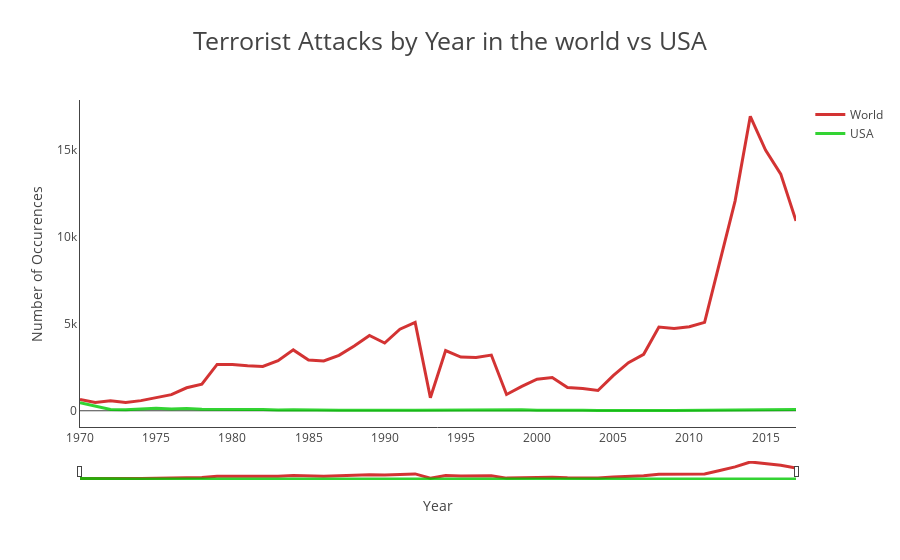

The code cell stored with this chart in its notebook:
### Code cell
# terrorist attacks by year
worldterror_peryear = np.asarray(all_year_df.groupby('iyear').iyear.count())
usaterror_peryear = np.asarray(df_usa.groupby('iyear').iyear.count())

terror_years = np.arange(1970, 2018)

trace1 = go.Scatter(
         x = terror_years,
         y = worldterror_peryear,
        name = 'World',
         mode = 'lines',
         line = dict(
             color = 'rgb(200,0,0)',
             width = 3),
                opacity = 0.8
         )

trace2 = go.Scatter(
         x = terror_years,
         y = usaterror_peryear,
    name='USA',
         mode = 'lines',
         line = dict(
             color = 'rgb(0,200,0)',
             width = 3),
                opacity = 0.8
         )

layout = go.Layout(
         title = 'Terrorist Attacks by Year in the world vs USA',
        titlefont = dict(size = 25),
         xaxis = dict(title='Year',
             rangeslider = dict(thickness = 0.05),
             showline = True,
             showgrid = False
         ),
         yaxis = dict(title='Number of Occurences',
             showline = True,
             showgrid = False)
         )

data = [trace1,trace2]
figure = dict(data = data, layout = layout)
iplot(figure)

### Figure 1 — Plotly figure (JSON) as saved in the notebook; plotly's stock layout.template omitted (floating-point values rounded to 4 significant figures)
{"data": [{"line": {"color": "rgb(200,0,0)", "width": 3}, "mode": "lines", "name": "World", "opacity": 0.8, "type": "scatter", "x": [1970, 1971, 1972, 1973, 1974, 1975, 1976, 1977, 1978, 1979, 1980, 1981, 1982, 1983, 1984, 1985, 1986, 1987, 1988, 1989, 1990, 1991, 1992, 1993, 1994, 1995, 1996, 1997, 1998, 1999, 2000, 2001, 2002, 2003, 2004, 2005, 2006, 2007, 2008, 2009, 2010, 2011, 2012, 2013, 2014, 2015, 2016, 2017], "y": [651, 471, 568, 473, 581, 740, 923, 1319, 1526, 2662, 2662, 2586, 2544, 2870, 3495, 2915, 2860, 3183, 3721, 4324, 3887, 4683, 5071, 747, 3456, 3081, 3058, 3197, 934, 1395, 1814, 1906, 1333, 1278, 1166, 2017, 2758, 3242, 4805, 4721, 4826, 5076, 8522, 12036, 16903, 14965, 13587, 10900]}, {"line": {"color": "rgb(0,200,0)", "width": 3}, "mode": "lines", "name": "USA", "opacity": 0.8, "type": "scatter", "x": [1970, 1971, 1972, 1973, 1974, 1975, 1976, 1977, 1978, 1979, 1980, 1981, 1982, 1983, 1984, 1985, 1986, 1987, 1988, 1989, 1990, 1991, 1992, 1993, 1994, 1995, 1996, 1997, 1998, 1999, 2000, 2001, 2002, 2003, 2004, 2005, 2006, 2007, 2008, 2009, 2010, 2011, 2012, 2013, 2014, 2015, 2016, 2017], "y": [468, 247, 68, 58, 94, 149, 105, 130, 87, 69, 67, 74, 78, 44, 63, 40, 49, 34, 27, 42, 32, 30, 32, 36, 55, 60, 35, 40, 31, 53, 32, 41, 33, 33, 9, 21, 6, 8, 18, 11, 17, 10, 20, 20, 29, 38, 64, 65]}], "layout": {"title": "Terrorist Attacks by Year in the world vs USA", "titlefont": {"size": 25}, "xaxis": {"rangeslider": {"thickness": 0.05}, "showgrid": false, "showline": true, "title": "Year"}, "yaxis": {"showgrid": false, "showline": true, "title": "Number of Occurences"}}}
